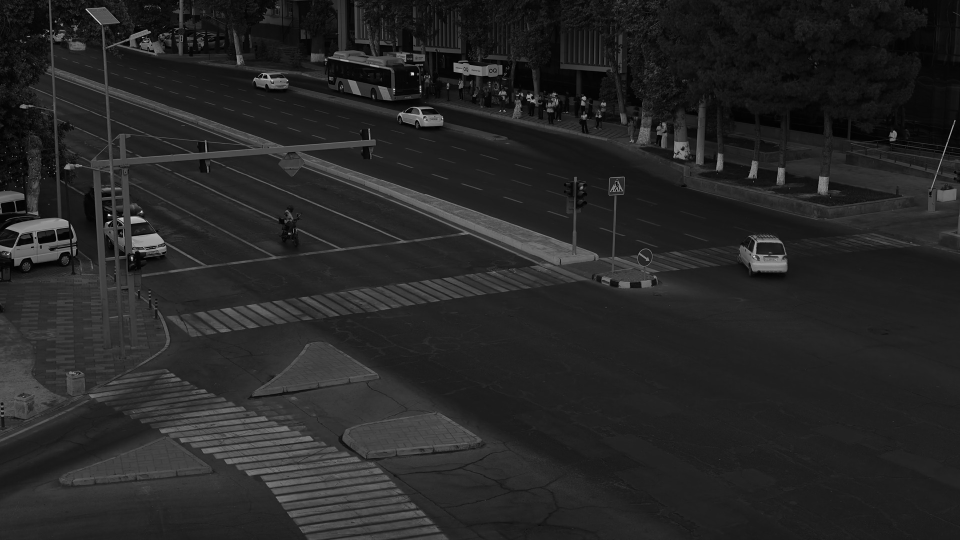
#> input picture weights/scene_reference.jpg, 1920 x 1080 px (shown at 1/2 size)
$ python -i registration.py   (imports and definitions only)
#> lines starting #> are read from the running program, lines starting #| are printed output that depends on the picture
#> further down, picture is the input picture: shape (1080, 1920, 3); min 0, max 255, mean 37.8
"""Align each video to the reference view of the competition camera.

The painted geometry (crossings, stop line, carriageway, signal heads, signs)
is placed once, on a reference frame of this camera. A test video may be
recorded at another resolution, or after the camera was nudged or zoomed;
matching static scenery (buildings, poles, kerbs, markings) between the
reference and the video gives a homography that carries the geometry over.
A video from a different camera does not match: its geometry is switched
off, and only the camera-independent parts of the pipeline run on it.
"""
from __future__ import annotations

from dataclasses import dataclass

import cv2
import numpy as np

from src import config as C

REFERENCE_PATH = C.WEIGHTS_DIR / "scene_reference.jpg"
WORK_WIDTH = 1280                 # both images are matched at this width
MIN_INLIERS = 80
MIN_INLIER_RATIO = 0.25
SNAP_PX = 2.0                     # closer than this to pure scaling: use pure scaling


@dataclass
class Registration:
    known: bool                   # the video shows the reference camera's view
    transform: np.ndarray         # 3x3: reference (3840x2160) pixels -> video pixels
    inliers: int
    note: str


def _prepare(img: np.ndarray) -> tuple[np.ndarray, float]:
    """Grey, contrast-equalised, WORK_WIDTH wide; returns the image and its scale factor."""
    grey = img if img.ndim == 2 else cv2.cvtColor(img, cv2.COLOR_BGR2GRAY)
    s = WORK_WIDTH / grey.shape[1]
#> s = 0.667
    grey = cv2.resize(grey, (WORK_WIDTH, int(round(grey.shape[0] * s))), interpolation=cv2.INTER_AREA)
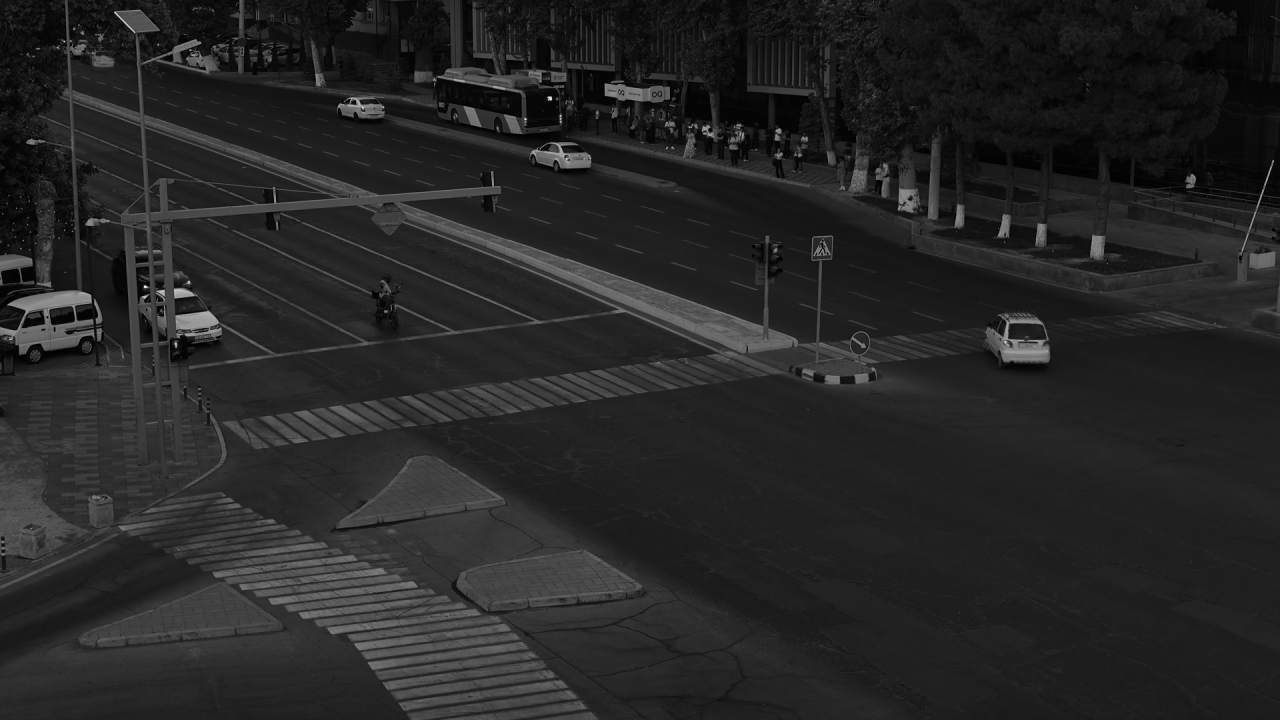
#> grey: shape (720, 1280); min 0, max 250, mean 37.8
    return cv2.createCLAHE(clipLimit=2.0, tileGridSize=(8, 8)).apply(grey), s


def scaling(width: int, height: int) -> np.ndarray:
    """The transform when the video shows exactly the reference view."""
    return np.diag([width / C.REF_W, height / C.REF_H, 1.0])


# [56 lines left out: functions median_frame, register, not called in this run]

>>> import cv2
>>> picture = cv2.imread('../weights/scene_reference.jpg')
>>> result = _prepare(picture)
